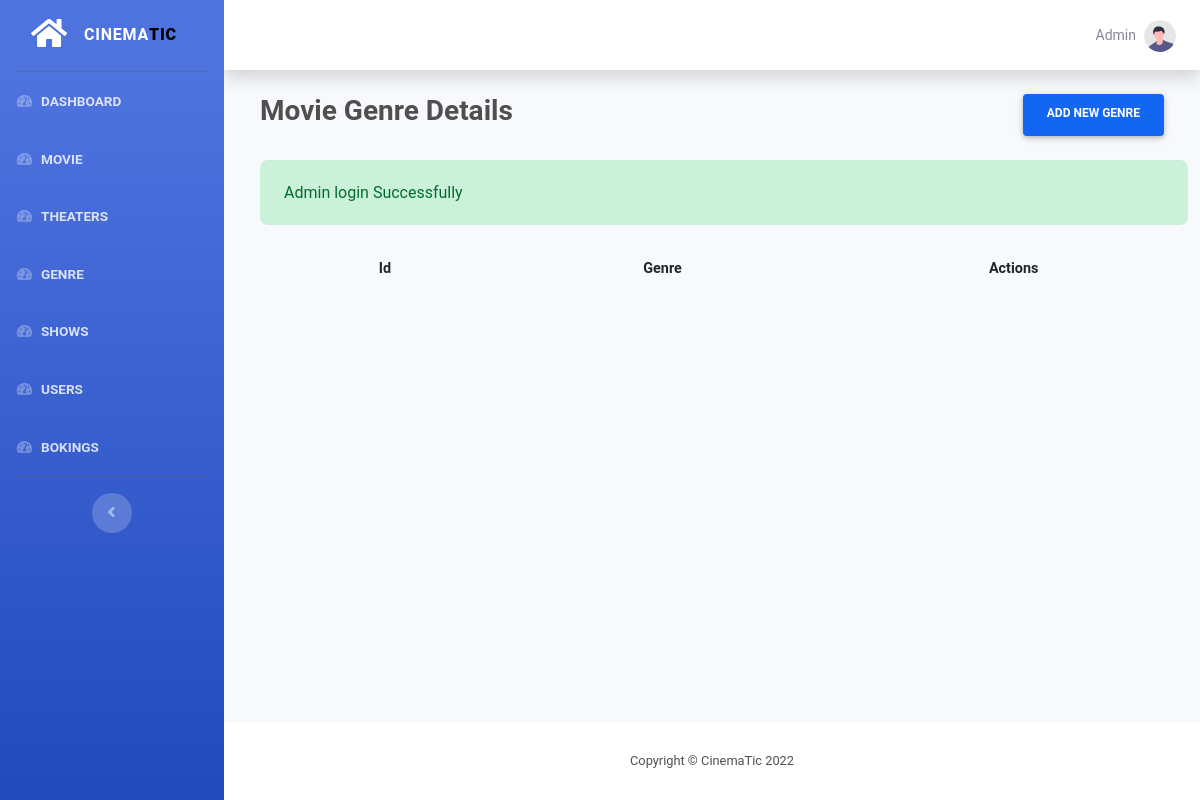
Before: /admin/genre/index.php (signed in) with the older database file.
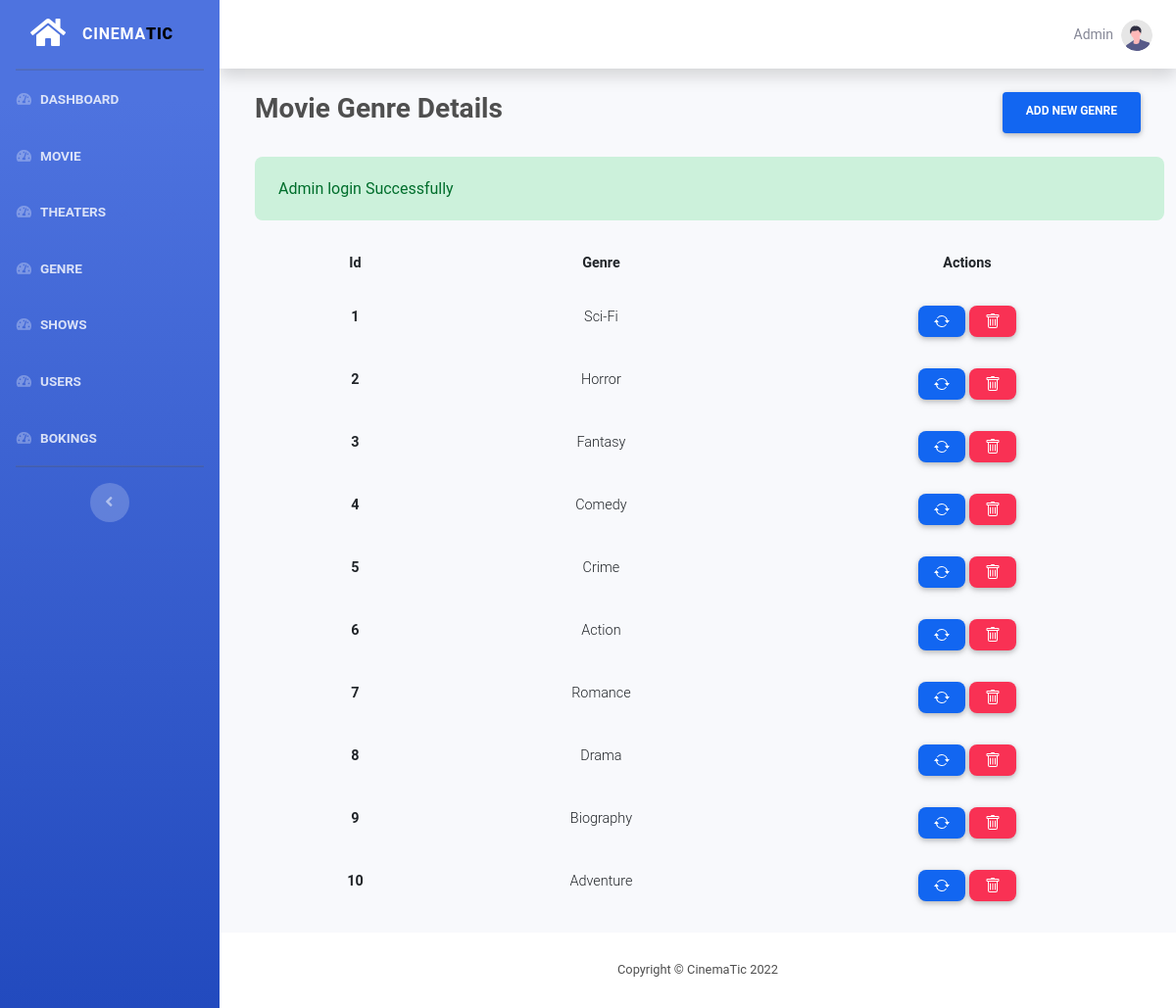
After: the same page with the newer database file.
### tables this page shows
CREATE TABLE `genre` (
  `id` int(11) NOT NULL,
  `name` varchar(30) NOT NULL
);

### functions/functions.php (called while the page is built, shortened)
<?php
function hasSuccess()
{
    return !empty($_SESSION['success']);
}
function getSuccess()
{
    $msg = $_SESSION['success'] ?? '';
    return $msg;
}

### functions/db.php (called while the page is built, shortened)
<?php
function pdo()
{
    $dbhost = "localhost";
    $dbname = "mtbs";
    $dbuser = "root";
    $dbpass = "";
    $options = [
        PDO::ATTR_DEFAULT_FETCH_MODE => PDO::FETCH_ASSOC
    ];
    $dsn = "mysql:host=" . $dbhost . ";dbname=" . $dbname;
    try {
        $pdo = new PDO($dsn, $dbuser, $dbpass, $options);
    } catch (PDOException $e) {
        die("Cannot Connect to Database: " . $e->getMessage());
    }
    return $pdo;
}
function all($table)
{
    $pdo = pdo();
    $stmt = $pdo->prepare("SELECT * FROM $table");
    $stmt->execute();
    return $stmt->fetchAll();
}

### admin/genre/index.php (the view, shortened to what this page needs)
<?php
$result = all('genre');
include  __DIR__ . "/../components/header.php";
include  __DIR__ . "/../components/sidebar.php";
?>
<div class="container-fluid">
    <div class="d-flex m-4 justify-content-between mb-4">
        <h3 class="font-weight-bold">Movie Genre Details</h3>
        <a href="./create.php" class="btn btn-primary px-4 font-weight-bold">Add New Genre</a>
    </div>
    <?php if (hasSuccess()) : ?>
        <div id="success" class="ml-4 alert alert-success">
            <?php echo getSuccess(); ?>
        </div>
    <?php endif; ?>
    <div class="container">
        <table class="table mx-4 table-responsive-md table-borderless">
            <thead>
                <tr>
                    <th class="font-weight-bold text-center">Id</th>
                    <th class="font-weight-bold text-center">Genre</th>
                    <th class="font-weight-bold text-center">Actions</th>
                </tr>
            </thead>
            <tbody>
                <?php foreach ($result as $key) : ?>
                    <tr>
                        <td class="font-weight-bold text-center"><?php echo $key['id']; ?></td>
                        <td class=" text-center"><?php echo $key['name']; ?></td>
                        <td class=" text-center">
                            <a class="btn btn-primary btn-sm rounded-5" style="height: 2rem;" href="./edit.php?id=<?php echo $key['id']; ?>">
                            </a>
                            <a class="btn btn-danger btn-sm rounded-5" style="height: 2rem;" onclick="confirmDelete(<?php echo $key['id']; ?>)" href="#!">
                            </a>
                        </td>
                    </tr>
                <?php endforeach;  ?>
            </tbody>
        </table>
    </div>
</div>
</div>
<?php include "../components/footer.php"; ?>

Changed rows visible on the page:
added genre: id "1", name "Sci-Fi"
added genre: id "2", name "Horror"
added genre: id "3", name "Fantasy"
added genre: id "4", name "Comedy"
added genre: id "5", name "Crime"
added genre: id "6", name "Action"
added genre: id "7", name "Romance"
added genre: id "8", name "Drama"
added genre: id "9", name "Biography"
added genre: id "10", name "Adventure"
